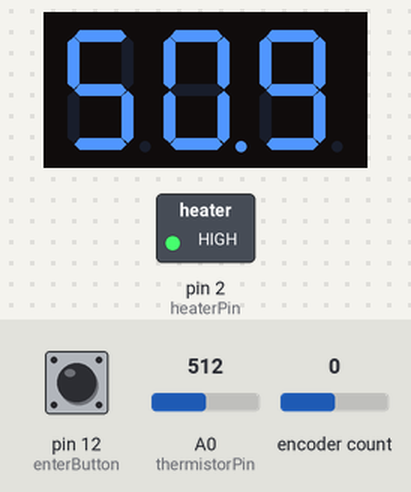
Bench run of a sketch on a simulated Arduino Uno, built with avr-gcc and run on an emulated ATmega328P. Parts: 3-digit seven-segment display, switched loads named in the sketch (green lamp = pin HIGH). Inputs (shaded band) come from the test bench; at power-on: A0 (thermistorPin) = 512, encoder count 0, pin 12 (enterButton) HIGH. What the sketch prints to the serial monitor is not drawn.

Above: at 1.2 s.
1.3 s: A0 (thermistorPin) set to 182
At 3.2 s:
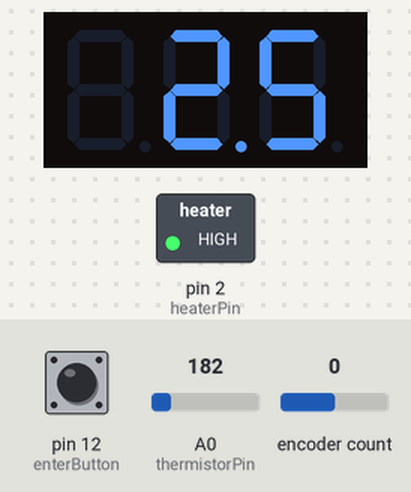
3.5 s: A0 (thermistorPin) set to 156
At 5.7 s:
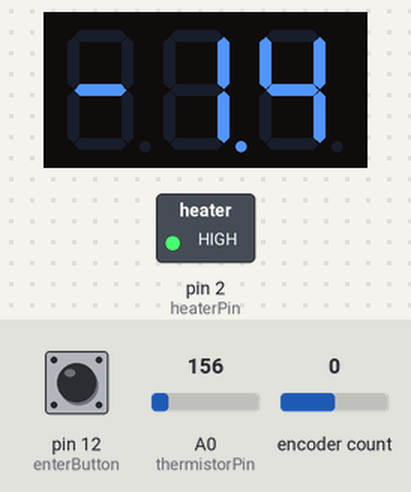
6.0 s: encoder count set to 1
At 6.6 s:
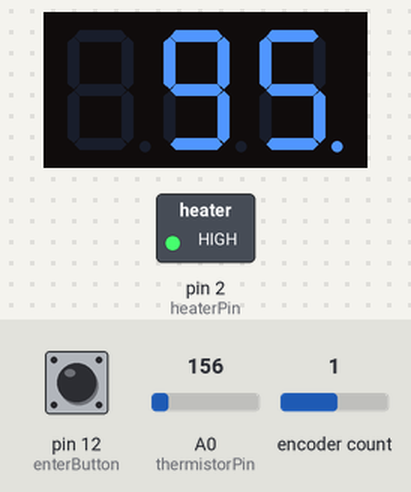
7.5 s: pin 12 (enterButton) pulled LOW for 0.15 s
At 8.2 s:
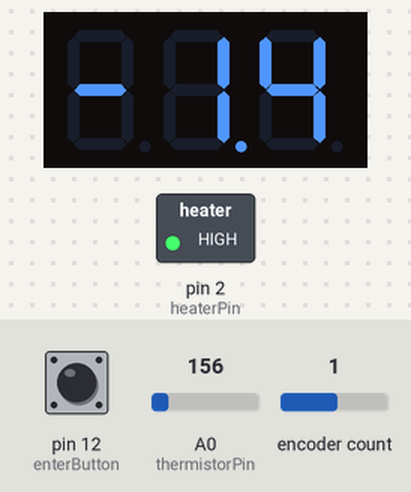
9.1 s: A0 (thermistorPin) set to 122
At 11.3 s:
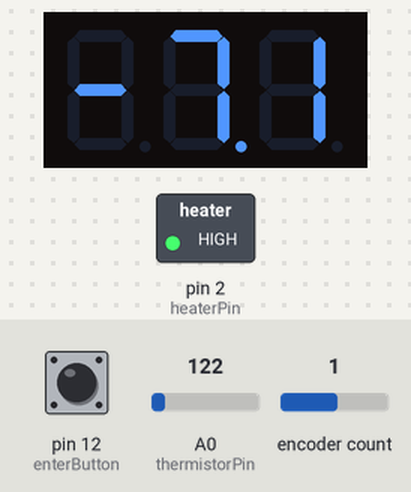
11.5 s: A0 (thermistorPin) set to 102
At 13.2 s:
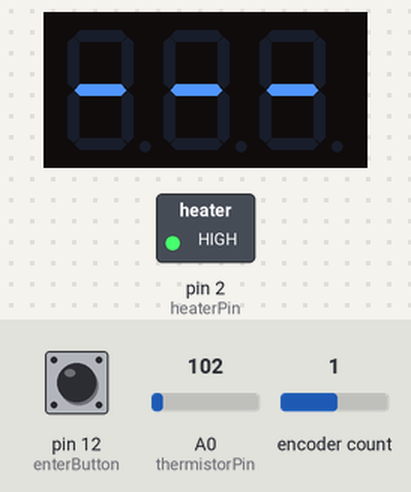
Timing chart, 0 to 14.5 s (numbered marks = the images above; inputs shaded):
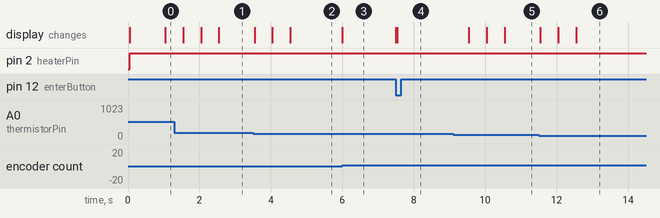

The sketch:

main.ino
```cpp
#include <SevSegShift.h>
#include <Wire.h>
#define ENCODER_OPTIMIZE_INTERRUPTS
#include <Encoder.h>
#include <Button.h>

static unsigned long g_timer = 0;
int g_setTemperature = 95;
int MIN_TEMP = 15;
int MAX_TEMP = 100;
int STRIDE = 5;
int heaterPin = 2;

// Thermistor setup
float Ro = 10., B =  3950;
float Rseries = 14.4; // Calibration resistance, in kOhm
float To = 288.45; // Calibration temperature, in K
int thermistorPin = 0;

// Rotary encoder setup
Encoder knob(3, 11); // D3 and D2 reserved for rotary encoder
long g_oldPosition = -999;
const int enterButton = 12; // D8 reserved for rotary encoder button

// 7-segment setup
#define SHIFT_PIN_DS   7 /* Data input PIN */
#define SHIFT_PIN_STCP 9 /* Shift Register Storage PIN */
#define SHIFT_PIN_SHCP 10 /* Shift Register Shift PIN */
SevSegShift sevseg(
  SHIFT_PIN_DS,
  SHIFT_PIN_SHCP,
  SHIFT_PIN_STCP,
  1, /* number of shift registers there is only 1 Shiftregister
    used for all Segments (digits are on Controller)
    default value = 2 (see SevSegShift example)
    */
  true /* Digits are connected to Arduino directly
  default value = false (see SevSegShift example)
  */
);

void setup() {
  // put your setup code here, to run once:
  Serial.begin(9600);
  pinMode(enterButton, INPUT_PULLUP);
  pinMode(heaterPin, OUTPUT);
  g_oldPosition = knob.read();
  // 7-segment setup
  byte numDigits = 3;
  byte digitPins[] = {6,5,4}; // These are the PINS of the ** Arduino **
  byte segmentPins[] = {0, 2, 4, 6, 7, 1, 3, 5}; // these are the PINs of the ** Shift register **
  bool resistorsOnSegments = false; // 'false' means resistors are on digit pins
  byte hardwareConfig = COMMON_ANODE; // See README.md for options
  bool updateWithDelays = false; // Default 'false' is Recommended
  bool leadingZeros = false; // Use 'true' if you'd like to keep the leading zeros
  bool disableDecPoint = false; // Use 'true' if your decimal point doesn't exist or isn't connected. Then, you only need to specify 7 segmentPins[]
  sevseg.begin(hardwareConfig, numDigits, digitPins, segmentPins, resistorsOnSegments,
  updateWithDelays, leadingZeros, disableDecPoint);
  sevseg.setNumber(88,0);
  sevseg.setBrightness(50);
  sevseg.refreshDisplay();
  Serial.println("Ready!");
}

int read_rotary_encoder() {
  // Responde con:
  // -1 si se rota contra-reloj
  // 0 si no hay rotación
  // 1 si se rota reloj
  if (knob.read() == g_oldPosition) {
    return 0;
  }
  long currentPosition = knob.read();
  if (currentPosition != g_oldPosition) {
    if (currentPosition >= g_oldPosition+4)  {
      g_oldPosition = currentPosition;
      return 1;
    }
    else if (currentPosition <= g_oldPosition-4) {
      g_oldPosition = currentPosition;
      return -1;
    }
    else {
      return 0;
    }
  }
}

float read_instant_therm_resistance(float referenceResistance = Ro, float referenceVoltage = 3.3) {
  float readVoltage = analogRead(thermistorPin)*5./1023;
  return referenceResistance * (referenceVoltage/readVoltage - 1);
}

float read_average_therm_resistance(float referenceResistance = Ro, float referenceVoltage = 3.3, int windowSize = 200) {
  float average = 0;
  for (int i=0; i <=windowSize; i++) {
    average += read_instant_therm_resistance(referenceResistance, referenceVoltage);
  }
  return average/windowSize;
}

float tempRolling[] = {50,50};
float read_therm_temperature(float calibrationTemp = To, float calibrationRes = Rseries, float thermistorConstant = B) {
  float inverseTemperature = (1/calibrationTemp) + (1/thermistorConstant)*log(read_average_therm_resistance()/calibrationRes);
  float measuredTemperature = (tempRolling[0]+tempRolling[1]+(1/inverseTemperature))/3;
  tempRolling[0] = tempRolling[1];
  tempRolling[1] = 1/inverseTemperature;
  return measuredTemperature;
}

void set_temperature(int selectedTemp) {
  if (selectedTemp > 95) {selectedTemp = 95;};
  g_setTemperature = selectedTemp;
  sevseg.setChars("SEt");
  unsigned long startTime = millis();
  while (millis()>startTime+4000) {
    sevseg.refreshDisplay();
  }
  sevseg.setBrightness(50);
}

void enter_temp_select() {
  int hoverTemperature = g_setTemperature;
  sevseg.setBrightness(100);
  sevseg.setNumber(hoverTemperature, 0);
  unsigned long lastInteraction = millis();
  unsigned int timeout = 10*1000;
  while (millis()<lastInteraction+timeout) {
      sevseg.refreshDisplay();
        switch (read_rotary_encoder()) {
          case -1:
            hoverTemperature += -1;
            if (hoverTemperature <= MIN_TEMP) {
              hoverTemperature = MIN_TEMP;
            }
            lastInteraction = millis();
            sevseg.setNumber(hoverTemperature, 0);
            break;
          case +1:
            hoverTemperature += +1;
            if (hoverTemperature >= MAX_TEMP) {
              hoverTemperature = MAX_TEMP;
            }
            lastInteraction = millis();
            sevseg.setNumber(hoverTemperature, 0);
            break;
          }
    if (digitalRead(enterButton)==LOW) {
      set_temperature(hoverTemperature);
      digitalWrite(heaterPin, HIGH);
      break;
    }
  }
  sevseg.setBrightness(50);
}

void loop() {
  if (g_timer % 500 == 0) {
    //Serial.println((String)"Read resistance:\t"+read_average_therm_resistance());
    float celsiusCurrentTemp = read_therm_temperature()-273.15;
    //Serial.println((String)"Read temperature:\t"+(celsiusCurrentTemp));
    sevseg.setNumberF(celsiusCurrentTemp,1);
    if (celsiusCurrentTemp >= g_setTemperature) {
      digitalWrite(heaterPin, LOW);
    }
    else if (celsiusCurrentTemp <= g_setTemperature-STRIDE) {
      digitalWrite(heaterPin, HIGH);
    }
  }
  if (read_rotary_encoder() != 0) {
    enter_temp_select();
  }
  sevseg.refreshDisplay();
  g_timer = millis();
}
```

Measured:
- the behaviour switches between 165 and 164 on A0 (thermistorPin) (found by bisection; images 1 and 2)
- the behaviour switches between 107 and 106 on A0 (thermistorPin) (found by bisection; images 5 and 6)
- after the input at 1.3 s, the display: first changes after 0.24 s (image 1 shows a later state)
- after the input at 3.5 s, the display: first changes at once (image 2 shows a later state)
- after the input at 6.0 s, the display: changes at once (image 3)
- after the input at 7.5 s, the display: first changes at once (image 4 shows a later state)
- after the input at 9.1 s, the display: first changes after 0.44 s (image 5 shows a later state)
- after the input at 11.5 s, the display: first changes at once (image 6 shows a later state)
